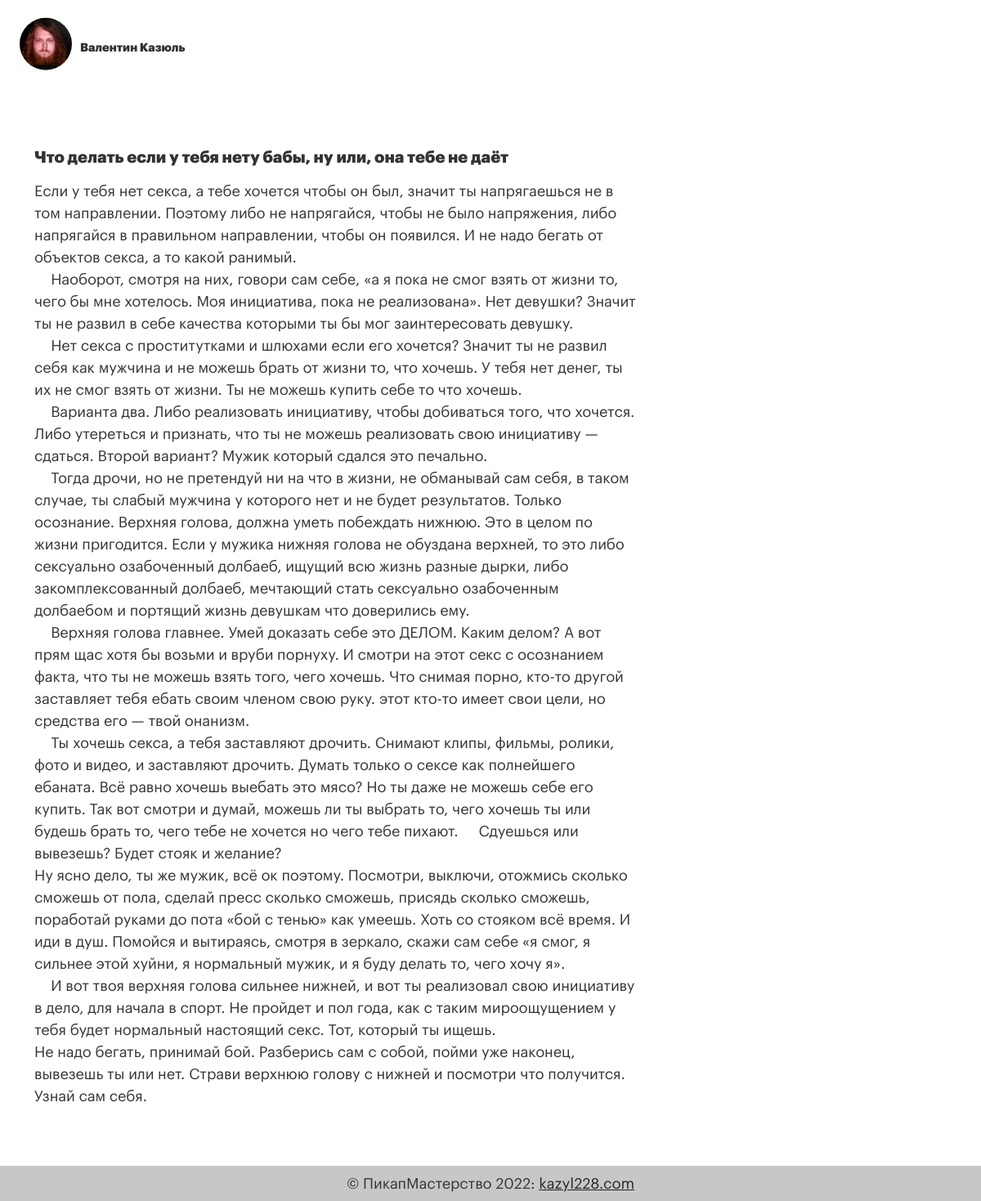
The app's page /blog/psiholog with its own data.
### blog23/models.py (models this page shows, shortened)
class Article(models.Model):
    title = models.CharField(max_length=255)
    summary = models.CharField(max_length=255)
    full_text = models.TextField()
    categery = models.CharField(max_length=255)
    pubdate = models.DateTimeField()
    slug = models.CharField(max_length=255, unique=True)

### blog23/views.py (the view)
# urls.py: path('blog/<slug:slug>', views.article_page, name='article_page'),
def article_page(request, slug):
        article = Article.objects.get(slug=slug)
        context = {'article': article}
        return render(request, 'article_page.html', context)

### blog23/templates/article_page.html (shortened to what this page needs)
{% extends 'base.html' %}
{% load static %}
{% block content %}
    <div class="row">
        <div class="col-lg-8 col-md-12">
            <div class="article">
                <h2 class="article-title">{{ article.title }}</h2>
                <p class="article-summary">{{ article.full_text | safe }}</p>
            </div>
        </div>
    </div>
{% endblock %}

### static/blog23/styles.css (style rules this page uses)
body { color: #333; font-size: 18px; font-family: graphik-regular, Arial, Helvetica, sans-serif; }
h1, h2, h3 { font-family: graphik-black, Arial, Helvetica, sans-serif; }
h2 { font-size: 1.1em; }
.article { margin-bottom: 4em; }
h2.article-title { margin-bottom: .1em; }

### records on screen
Article: title "Что делать если у тебя нету бабы, ну или, она тебе не даёт", full_text "Если у тебя нет секса, а тебе хочется чтобы он был, значит ты напрягаешься не в том направлении. Поэтому либо не напрягайся, чтобы не было напряжения, либо напрягайся в правильном направлении, чтобы он появился. И не надо бегать от объектов секса, а то какой ранимый. Наоборот, смотря на них, говори сам себе, «а я пока не смог взять от жизни то, чего бы мне хотелось. Моя инициатива, пока не реализована». Нет девушки? Значит ты не развил в себе качества которыми ты бы мог заинтересовать девушку. Нет секса с проститутками и шлюхами если его хочется? Значит ты не развил себя как мужчина и не можешь брать от жизни то, что хочешь. У тебя нет денег, ты их не смог взять от жизни. Ты не можешь…"
